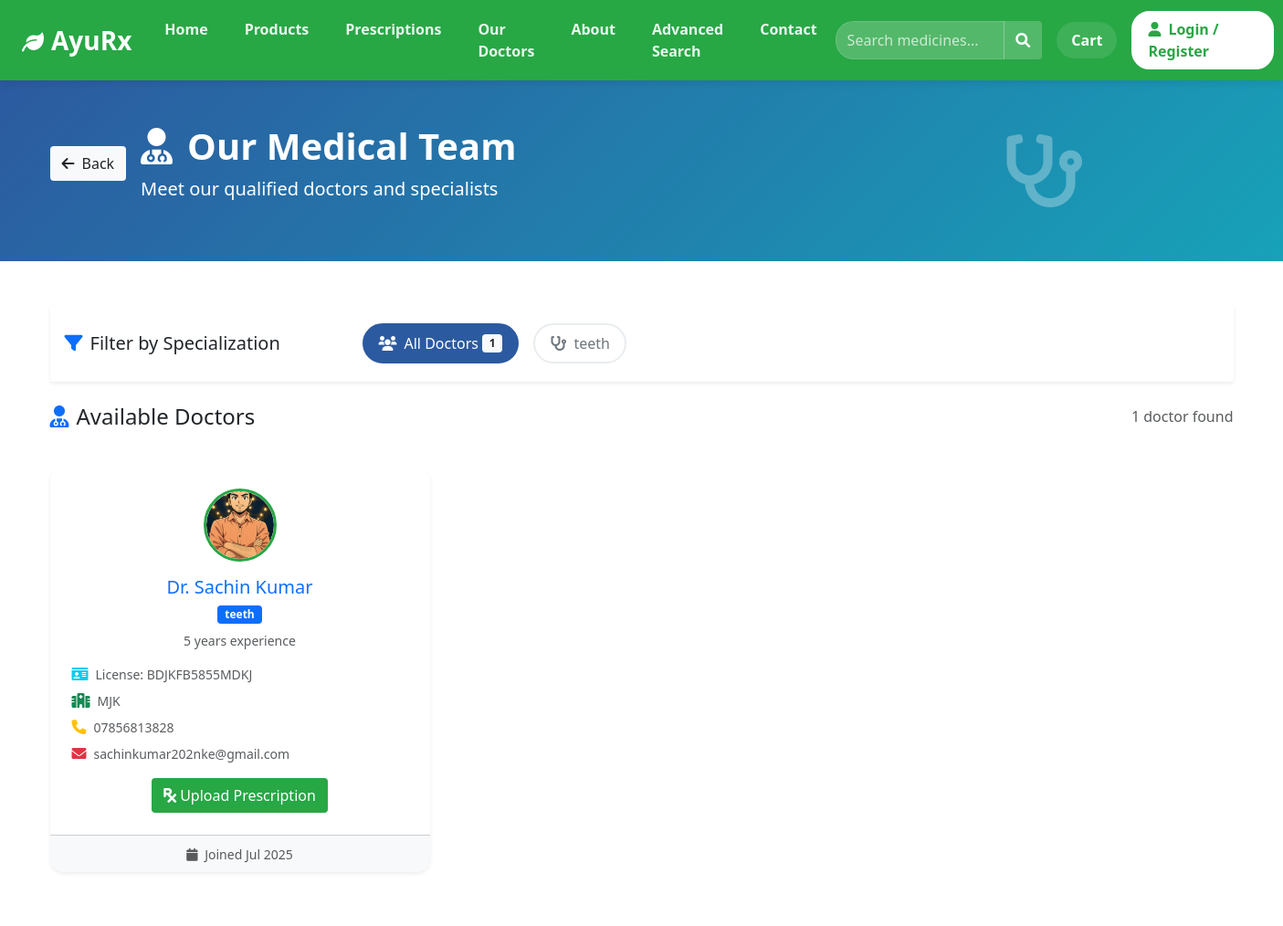
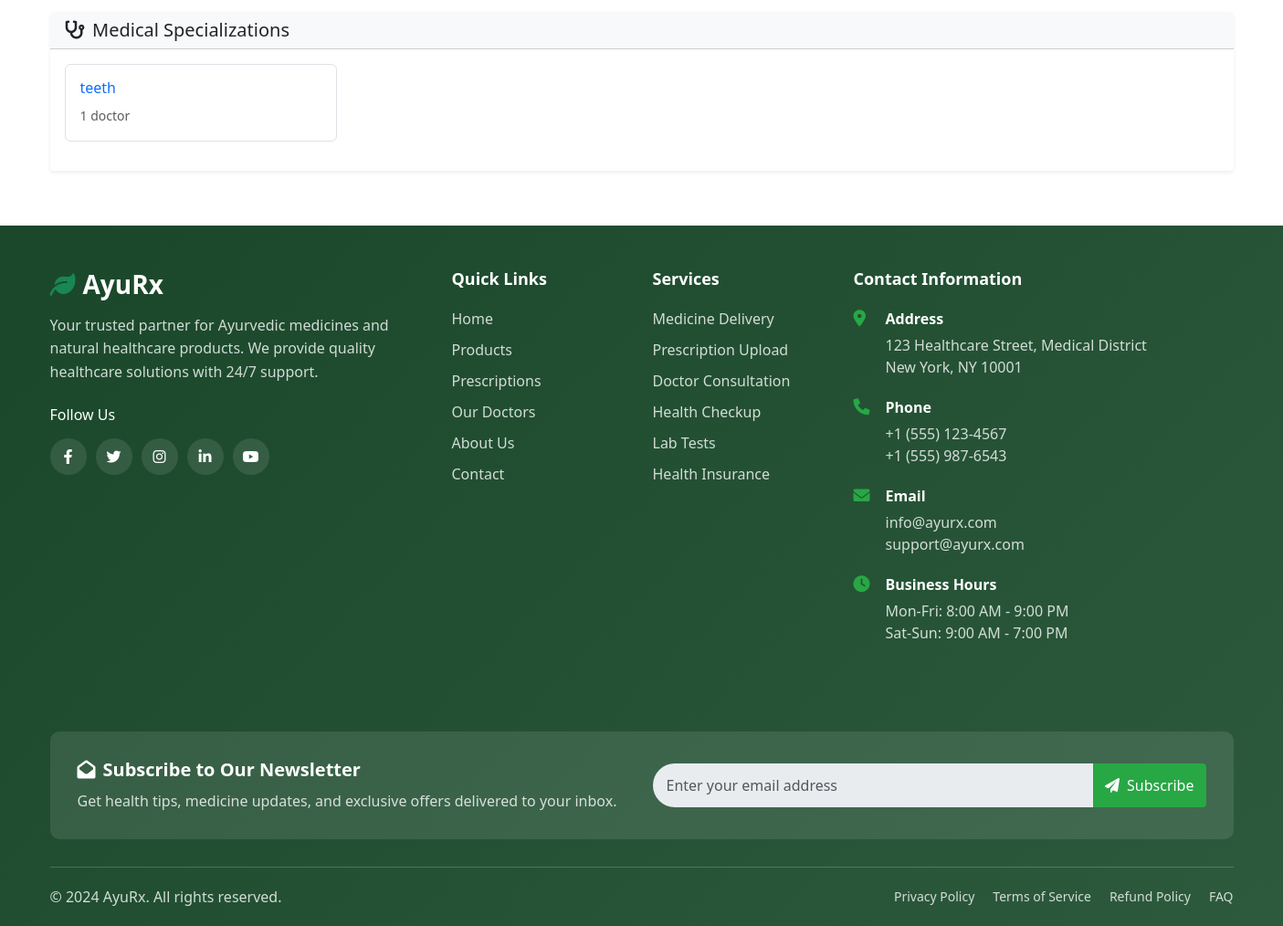
The app's page /doctors/ with its own data (2 pictures, top to bottom).
### pharmacy/models.py (models this page shows, shortened)
class Specialization(models.Model):
    name = models.CharField(max_length=100)
    description = models.TextField(blank=True)
    created_at = models.DateTimeField(auto_now_add=True)

class Doctor(models.Model):
    name = models.CharField(max_length=200)
    specialization = models.ForeignKey(Specialization, on_delete=models.CASCADE)
    license_number = models.CharField(max_length=50, unique=True)
    phone = models.CharField(max_length=15)
    email = models.EmailField()
    hospital = models.CharField(max_length=200, blank=True)
    experience_years = models.PositiveIntegerField(default=0)
    photo = models.ImageField(upload_to='doctors/', blank=True, null=True, help_text='Doctor profile photo')
    is_active = models.BooleanField(default=True)
    created_at = models.DateTimeField(auto_now_add=True)

### pharmacy/views.py (the view)
# urls.py: path('doctors/', views.doctors, name='doctors'),
def doctors(request):
    from .models import Doctor, Specialization
    doctors = Doctor.objects.filter(is_active=True).select_related('specialization')
    specializations = Specialization.objects.all()
    specialization_id = request.GET.get('specialization')
    if specialization_id:
        doctors = doctors.filter(specialization_id=specialization_id)
    doctors = doctors.order_by('name')
    return render(request, 'pharmacy/doctors.html', {
        'doctors': doctors,
        'specializations': specializations
    })

### pharmacy/context_processors.py (called while the page is built)
def cart_context(request):
    cart = request.session.get('cart', {})
    cart_count = sum(cart.values()) if cart else 0
    return {
        'cart_count': cart_count,
        'cart_items_count': len(cart)
    }

### pharmacy/templates/pharmacy/doctors.html (shortened to what this page needs)
{% extends 'pharmacy/base.html' %}
{% block content %}
<div class="bg-gradient-primary text-white py-5">
    <div class="container">
        <div class="row align-items-center">
            <div class="col-lg-8">
                <div class="d-flex align-items-center mb-3">
                    <a href="javascript:history.back()" class="btn btn-light me-3">
                        <i class="fas fa-arrow-left me-2"></i>Back
                    </a>
                    <div>
                        <h1 class="display-6 fw-bold mb-2">
                            <i class="fas fa-user-md me-3"></i>Our Medical Team
                        </h1>
                        <p class="lead mb-0">Meet our qualified doctors and specialists</p>
                    </div>
                </div>
            </div>
            <div class="col-lg-4 text-center">
                <i class="fas fa-stethoscope" style="font-size: 5rem; opacity: 0.3;"></i>
            </div>
        </div>
    </div>
</div>
<div class="container my-5">
    <div class="row mb-4">
        <div class="col-12">
            <div class="card border-0 shadow-sm">
                <div class="card-body">
                    <div class="row align-items-center">
                        <div class="col-lg-3 mb-3 mb-lg-0">
                            <h5 class="mb-0"><i class="fas fa-filter me-2 text-primary"></i>Filter by Specialization</h5>
                        </div>
                        <div class="col-lg-9">
                            <div class="d-flex flex-wrap gap-2">
                                <a href="{% url 'pharmacy:doctors' %}" class="filter-btn {% if not request.GET.specialization %}active{% endif %}">
                                    <i class="fas fa-users me-2"></i>All Doctors
                                    <span class="badge bg-light text-dark ms-1">{{ doctors|length }}</span>
                                </a>
                                {% for spec in specializations %}
                                <a href="?specialization={{ spec.id }}" class="filter-btn {% if request.GET.specialization == spec.id|stringformat:'s' %}active{% endif %}">
                                    <i class="fas fa-stethoscope me-2"></i>{{ spec.name }}
                                </a>
                                {% endfor %}
                            </div>
                        </div>
                    </div>
                </div>
            </div>
        </div>
    </div>
    <div class="row mb-4">
        <div class="col-12">
            <div class="d-flex justify-content-between align-items-center mb-3">
                <h4 class="mb-0"><i class="fas fa-user-md me-2 text-primary"></i>Available Doctors</h4>
                <span class="text-muted">{{ doctors|length }} doctor{{ doctors|length|pluralize }} found</span>
            </div>
        </div>
    </div>
    <div class="row">
        {% for doctor in doctors %}
        <div class="col-lg-4 col-md-6 mb-4">
            <div class="card doctor-card h-100 border-0 shadow-sm">
                <div class="card-body p-4">
                    <div class="text-center mb-3">
                        <div class="doctor-avatar mb-3">
                            {% if doctor.photo %}
                                <img src="{{ doctor.photo.url }}" alt="Dr. {{ doctor.name }}" class="doctor-photo">
                            {% else %}
                                <i class="fas fa-user-md text-primary" style="font-size: 4rem;"></i>
                            {% endif %}
                        </div>
                        <h5 class="card-title text-primary mb-1">Dr. {{ doctor.name }}</h5>
                        <span class="badge bg-primary mb-2">{{ doctor.specialization.name }}</span>
                        {% if doctor.experience_years > 0 %}
                            <p class="text-muted small mb-0">{{ doctor.experience_years }} years experience</p>
                        {% endif %}
                    </div>
                    <div class="doctor-details">
                        <div class="detail-item mb-2">
                            <i class="fas fa-id-card text-info me-2"></i>
                            <small class="text-muted">License: {{ doctor.license_number }}</small>
                        </div>
                        {% if doctor.hospital %}
                        <div class="detail-item mb-2">
                            <i class="fas fa-hospital text-success me-2"></i>
                            <small class="text-muted">{{ doctor.hospital }}</small>
                        </div>
                        {% endif %}
                        <div class="detail-item mb-2">
                            <i class="fas fa-phone text-warning me-2"></i>
                            <small class="text-muted">{{ doctor.phone }}</small>
                        </div>
                        <div class="detail-item mb-3">
                            <i class="fas fa-envelope text-danger me-2"></i>
                            <small class="text-muted">{{ doctor.email }}</small>
                        </div>
                    </div>
                    <div class="text-center">
                        <a href="{% url 'pharmacy:prescriptions' %}" class="btn btn-pharmacy btn-sm">
                            <i class="fas fa-prescription me-1"></i>Upload Prescription
                        </a>
                    </div>
                </div>
                <div class="card-footer bg-light text-center">
                    <small class="text-muted">
                        <i class="fas fa-calendar me-1"></i>
                        Joined {{ doctor.created_at|date:"M Y" }}
                    </small>
                </div>
            </div>
        </div>
        {% endfor %}
    </div>
    <div class="row mt-5">
        <div class="col-12">
            <div class="card border-0 shadow-sm">
                <div class="card-header bg-light">
                    <h5 class="mb-0"><i class="fas fa-stethoscope me-2"></i>Medical Specializations</h5>
                </div>
                <div class="card-body">
                    <div class="row">
                        {% for spec in specializations %}
                        <div class="col-lg-3 col-md-4 col-sm-6 mb-3">
                            <div class="specialization-item p-3 border rounded">
                                <h6 class="text-primary mb-2">{{ spec.name }}</h6>
                                <small class="text-muted">
                                    {{ spec.doctor_set.count }} doctor{{ spec.doctor_set.count|pluralize }}
                                </small>
                            </div>
                        </div>
                        {% endfor %}
                    </div>
                </div>
            </div>
        </div>
    </div>
</div>
{% endblock %}

### pharmacy/templates/pharmacy/base.html (style rules this page uses)
* { -webkit-box-sizing: border-box; -moz-box-sizing: border-box; box-sizing: border-box; }
:root { --primary-color: #2c5aa0; --secondary-color: #28a745; --accent-color: #17a2b8; --light-bg: #f8f9fa; }
.btn-pharmacy { background-color: #28a745; border: none; color: #ffffff; border-radius: 4px; padding: 8px 16px; font-weight: 500; transition: all 0.3s ease; }
.filter-btn { display: inline-flex; align-items: center; padding: 8px 16px; background-color: white; border: 2px solid #e9ecef; border-radius: 20px; text-decoration: none; color: #6c757d; transition: all 0.3s ease; font-weight: 500; margin: 4px; }
.filter-btn.active { background-color: #2c5aa0; border-color: #2c5aa0; color: white; }
.bg-gradient-primary { background: linear-gradient(135deg, #2c5aa0, #17a2b8); }
.d-flex { display: -webkit-box; display: -ms-flexbox; display: flex; }
.align-items-center { -webkit-box-align: center; -ms-flex-align: center; align-items: center; }
.flex-wrap { -ms-flex-wrap: wrap; flex-wrap: wrap; }
.h-100 { height: 100%; }
.text-center { text-align: center; }
.text-muted { color: #6c757d; }
.text-primary { color: #2c5aa0; }
.text-success { color: #28a745; }
.text-danger { color: #dc3545; }
.text-warning { color: #ffc107; }
.text-info { color: #17a2b8; }
.bg-light { background-color: #f8f9fa; }
.bg-primary { background-color: #2c5aa0; }
.text-white { color: #ffffff; }
.text-dark { color: #343a40; }
.fw-bold { font-weight: bold; }
.lead { font-size: 1.25rem; font-weight: 300; }
.display-6 { font-size: 2.5rem; font-weight: 300; line-height: 1.2; }
.mb-2 { margin-bottom: 0.5rem; }
.mb-3 { margin-bottom: 1rem; }
.mb-4 { margin-bottom: 1.5rem; }
.me-2 { margin-right: 0.5rem; }
.me-3 { margin-right: 1rem; }
.ms-1 { margin-left: 0.25rem; }
.my-5 { margin-top: 3rem; margin-bottom: 3rem; }
.py-5 { padding-top: 3rem; padding-bottom: 3rem; }
.p-3 { padding: 1rem; }
.btn-sm { padding: 0.25rem 0.5rem; font-size: 0.875rem; border-radius: 0.2rem; }
.btn-light { color: #212529; background-color: #f8f9fa; border-color: #f8f9fa; }
.btn { display: inline-block; font-weight: 400; text-align: center; text-decoration: none; vertical-align: middle; cursor: pointer; border: 1px solid transparent; padding: 0.375rem 0.75rem; font-size: 1rem; line-height: 1.5; border-radius: 0.25rem; transition: all 0.15s ease-in-out; }
.badge { display: inline-block; padding: 0.35em 0.65em; font-size: 0.75em; font-weight: 700; line-height: 1; text-align: center; white-space: nowrap; vertical-align: baseline; border-radius: 0.25rem; }
.card { position: relative; display: flex; flex-direction: column; min-width: 0; word-wrap: break-word; background-color: #ffffff; background-clip: border-box; border: 1px solid rgba(0,0,0,0.125); border-radius: 0.25rem; }
.card-body { flex: 1 1 auto; padding: 1rem; }
.card-title { margin-bottom: 0.5rem; }
.shadow-sm { box-shadow: 0 0.125rem 0.25rem rgba(0, 0, 0, 0.075); }
.border-0 { border: 0; }
.gap-2 { gap: 0.5rem; }
.small { font-size: 0.875em; }

### pharmacy/templates/pharmacy/doctors.html (style rules this page uses)
.bg-gradient-primary { background: linear-gradient(135deg, #2c5aa0, #17a2b8); }
.filter-btn { display: inline-flex; align-items: center; padding: 0.5rem 1rem; background: white; border: 2px solid #e9ecef; border-radius: 25px; text-decoration: none; color: #6c757d; transition: all 0.3s ease; font-weight: 500; }
.filter-btn.active { background: #2c5aa0; border-color: #2c5aa0; color: white; }
.doctor-card { transition: all 0.3s ease; border-radius: 15px; overflow: hidden; }
.doctor-avatar { width: 80px; height: 80px; background: linear-gradient(135deg, #f8f9fa, #e9ecef); border-radius: 50%; display: flex; align-items: center; justify-content: center; margin: 0 auto; overflow: hidden; border: 3px solid #28a745; }
.doctor-photo { width: 100%; height: 100%; object-fit: cover; border-radius: 50%; }
.detail-item { display: flex; align-items: center; }
.specialization-item { transition: all 0.3s ease; }

### records on screen
Specialization: name "teeth", doctor_set.count "1"
Doctor: photo (picture), name "Sachin Kumar", specialization.name "teeth", experience_years "5", license_number "BDJKFB5855MDKJ", hospital "MJK", phone "07856813828", email "sachinkumar202nke@gmail.com", created_at "Jul 2025"

### other values on screen
{{ doctors|length }} "1"
